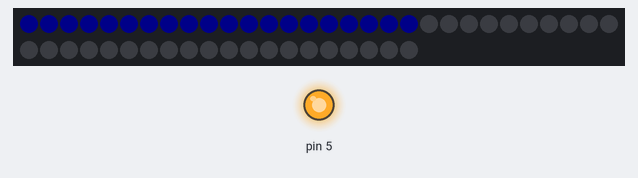
A sketch run on a simulated Arduino Uno, built with avr-gcc and run on an emulated ATmega328P. Shown: 50 RGB LEDs in strip order, left to right, continuing on the next row, output pins drawn as LEDs (lit = HIGH). Dim RGB values are drawn brighter than linear.

Above: at 0.1 s.
At 2.1 s:
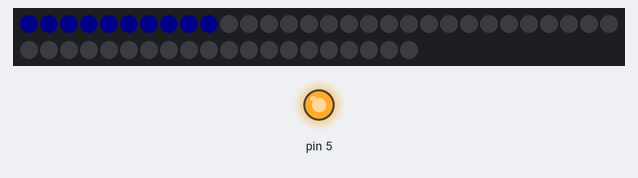
At 5.1 s:
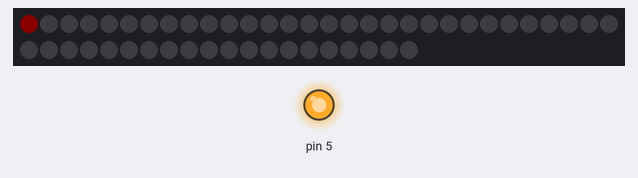

The sketch:

testeFitaLed.ino
```cpp
#include <Adafruit_NeoPixel.h>

#include <avr/power.h>
#include <avr/interrupt.h>

#define PIN            6
#define NUMPIXELS      50

Adafruit_NeoPixel pixels = Adafruit_NeoPixel(NUMPIXELS, PIN, NEO_GRB + NEO_KHZ400);

volatile int k = 0;

void setup() {
  Serial.begin(115200);
  pixels.begin(); // This initializes the NeoPixel library.
  pinMode(5, OUTPUT);
  digitalWrite(5, HIGH);
  pixels.setBrightness(10);

  sinaliza_comeco();
  timerSetup();
}

volatile uint16_t hello = 0;
volatile uint16_t contInterrupt = 0;

void loop() {

  if (k == NUMPIXELS) {
    TIMSK1 = 0;
    sinaliza_comeco();
    TCNT1  = 0;
    k = 0;
    TIMSK1 |= (1 << OCIE1B);
  }
  //  sinaliza_comeco();
  //  for (int i = 0; i < NUMPIXELS; i++) {
  //
  //    pixels.setPixelColor(i, pixels.Color(255, 0, 0)); // Moderately bright green color.
  //
  //    if (i - 1 >= 0) {
  //      pixels.setPixelColor(i - 1, pixels.Color(0, 0, 0));
  //    }
  //
  //    pixels.show(); // This sends the updated pixel color to the hardware.
  //
  //    delay(100); // Delay for a period of time (in milliseconds).
  //
  //  }
}

void timerSetup() {
  cli();//stop interrupts

  TCCR1A = 0;// set entire TCCR1A register to 0
  TCCR1B = 0;// same for TCCR1B
  TCNT1  = 0;//initialize counter value to 0

  // turn on CTC mode
  //TCCR1B |= (1 << WGM12); //zera o contador quando a comparacao é verdadeira

  //1024 prescaler
  //TCCR1B |= (1 << CS12) | (1 << CS10);

  //256 prescaler
  TCCR1B |= (1 << CS12); //62.5Khz

  // set compare match register for 1hz increments
  OCR1A = 58900;// = (16*10^6) / (1*1024) - 1 (must be <65535 == 2^16)
  OCR1B = 65535; //max possivel

  // enable timer compare interrupt
  TIMSK1 |= ( 1 << OCIE1A);

  sei();//allow interrupts
}

void sinaliza_comeco() {

  for (int i = 19; i >= 0; i--) {
    pixels.setPixelColor(i, pixels.Color(0, 0, 255));
  }
  pixels.show();
  delay(1000);
  int j = 19;
  int aux;
  for (int i = 0; i < 4; i++) {
    aux = j - 5;
    for (; j > aux; j--) {
      pixels.setPixelColor(j, pixels.Color(0, 0, 0));
      pixels.show();
    }
    delay(1000);
  }
}


ISR(TIMER1_COMPA_vect) {
  TCNT1  = 0;

  if (k < NUMPIXELS) { // if redundante
    pixels.setPixelColor(k, pixels.Color(255, 0, 0)); // Moderately bright green color.
    if (k - 1 >= 0) {
      pixels.setPixelColor(k - 1, pixels.Color(0, 0, 0));
    }
    pixels.show(); // This sends the updated pixel color to the hardware
    k++;

    TIMSK1 &= ~(1 << OCIE1A);
    TIMSK1 |= (1 << OCIE1B);
  }
}


ISR(TIMER1_COMPB_vect) {
  TCNT1  = 0;

  if (contInterrupt == 1) {
    TIMSK1 &= ~(1 << OCIE1B);
    TIMSK1 |= (1 << OCIE1A);
    contInterrupt = 0;
  }
  else {
    contInterrupt++;
  }

  //  if (k < NUMPIXELS) { // if redundante
  //    pixels.setPixelColor(k, pixels.Color(0, 255, 0)); // Moderately bright green color.
  //    if (k - 1 >= 0) {
  //      pixels.setPixelColor(k - 1, pixels.Color(0, 0, 0));
  //    }
  //    pixels.show(); // This sends the updated pixel color to the hardware
  //    k++;
  //  }
}
```
